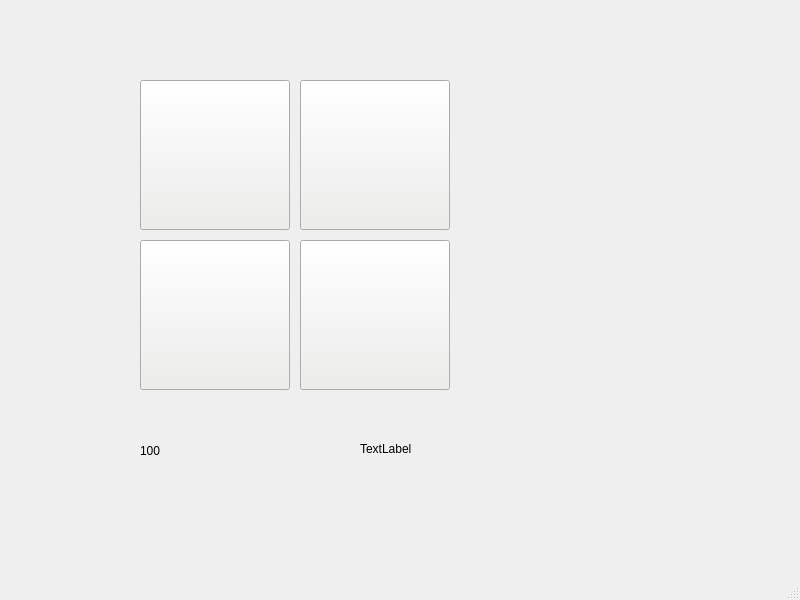
<?xml version="1.0" encoding="UTF-8"?>
<ui version="4.0">
 <class>MainWindow</class>
 <widget class="QMainWindow" name="MainWindow">
  <property name="geometry">
   <rect>
    <x>0</x>
    <y>0</y>
    <width>800</width>
    <height>600</height>
   </rect>
  </property>
  <property name="windowTitle">
   <string>MainWindow</string>
  </property>
  <widget class="QWidget" name="centralwidget">
   <widget class="QPushButton" name="pushButton">
    <property name="geometry">
     <rect>
      <x>140</x>
      <y>80</y>
      <width>150</width>
      <height>150</height>
     </rect>
    </property>
    <property name="styleSheet">
     <string notr="true">background-color: rgb(238, 238, 236)</string>
    </property>
    <property name="text">
     <string/>
    </property>
   </widget>
   <widget class="QPushButton" name="pushButton_2">
    <property name="geometry">
     <rect>
      <x>300</x>
      <y>80</y>
      <width>150</width>
      <height>150</height>
     </rect>
    </property>
    <property name="styleSheet">
     <string notr="true">background-color: rgb(238, 238, 236)</string>
    </property>
    <property name="text">
     <string/>
    </property>
   </widget>
   <widget class="QPushButton" name="pushButton_3">
    <property name="geometry">
     <rect>
      <x>140</x>
      <y>240</y>
      <width>150</width>
      <height>150</height>
     </rect>
    </property>
    <property name="styleSheet">
     <string notr="true">background-color: rgb(238, 238, 236)</string>
    </property>
    <property name="text">
     <string/>
    </property>
   </widget>
   <widget class="QPushButton" name="pushButton_4">
    <property name="geometry">
     <rect>
      <x>300</x>
      <y>240</y>
      <width>150</width>
      <height>150</height>
     </rect>
    </property>
    <property name="styleSheet">
     <string notr="true">background-color: rgb(238, 238, 236)</string>
    </property>
    <property name="text">
     <string/>
    </property>
   </widget>
   <widget class="QLabel" name="label">
    <property name="geometry">
     <rect>
      <x>140</x>
      <y>420</y>
      <width>111</width>
      <height>61</height>
     </rect>
    </property>
    <property name="text">
     <string>100</string>
    </property>
   </widget>
   <widget class="QLabel" name="label_2">
    <property name="geometry">
     <rect>
      <x>360</x>
      <y>440</y>
      <width>67</width>
      <height>17</height>
     </rect>
    </property>
    <property name="text">
     <string>TextLabel</string>
    </property>
   </widget>
  </widget>
  <widget class="QMenuBar" name="menubar">
   <property name="geometry">
    <rect>
     <x>0</x>
     <y>0</y>
     <width>800</width>
     <height>22</height>
    </rect>
   </property>
  </widget>
  <widget class="QStatusBar" name="statusbar"/>
 </widget>
 <resources/>
 <connections/>
</ui>
